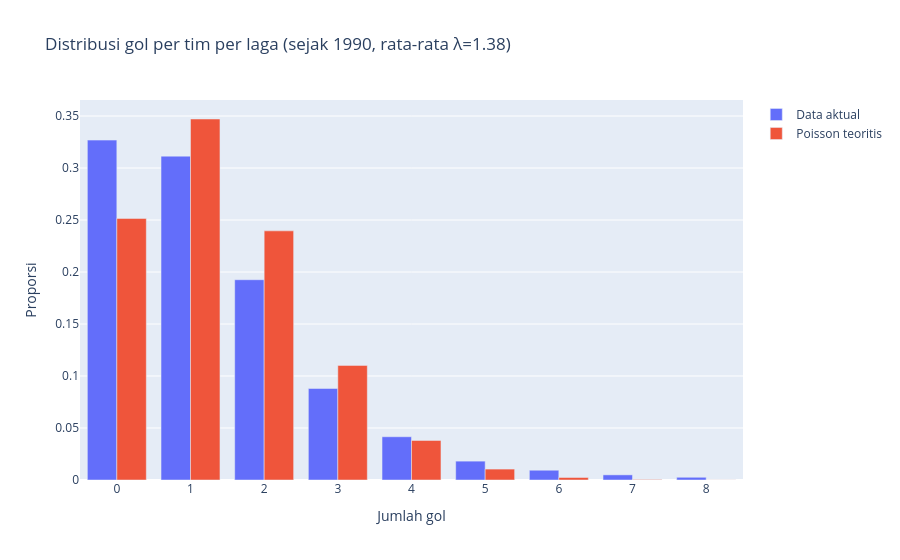

This figure's notebook cell:
### Markdown cell above
## Distribusi gol
Distribusi gol mendekati Poisson — dasar pemilihan objective `count:poisson` untuk model skor.

### Code cell
modern = results[results.date >= '1990-01-01']
goals = pd.concat([modern.home_score, modern.away_score])
dist = goals.value_counts(normalize=True).sort_index().loc[:8]
lam = goals.mean()
from math import exp, factorial
poisson_teo = [exp(-lam) * lam**k / factorial(k) for k in dist.index]
cmp_df = pd.DataFrame({'Data aktual': dist.values, 'Poisson teoritis': poisson_teo}, index=dist.index)
fig = px.bar(cmp_df, barmode='group', title=f'Distribusi gol per tim per laga (sejak 1990, rata-rata λ={lam:.2f})',
             labels={'index': 'Jumlah gol', 'value': 'Proporsi', 'variable': ''})
fig.show()

### Figure 1 — Plotly figure (JSON) as saved in the notebook; plotly's stock layout.template omitted (floating-point values rounded to 4 significant figures)
{"data": [{"alignmentgroup": "True", "hovertemplate": "=Data aktual<br>Jumlah gol=%{x}<br>Proporsi=%{y}<extra></extra>", "legendgroup": "Data aktual", "marker": {"color": "#636efa", "pattern": {"shape": ""}}, "name": "Data aktual", "offsetgroup": "Data aktual", "orientation": "v", "showlegend": true, "textposition": "auto", "type": "bar", "x": [0, 1, 2, 3, 4, 5, 6, 7, 8], "xaxis": "x", "y": [0.3269, 0.3114, 0.1926, 0.08802, 0.0416, 0.01813, 0.0094, 0.00494, 0.002617], "yaxis": "y"}, {"alignmentgroup": "True", "hovertemplate": "=Poisson teoritis<br>Jumlah gol=%{x}<br>Proporsi=%{y}<extra></extra>", "legendgroup": "Poisson teoritis", "marker": {"color": "#EF553B", "pattern": {"shape": ""}}, "name": "Poisson teoritis", "offsetgroup": "Poisson teoritis", "orientation": "v", "showlegend": true, "textposition": "auto", "type": "bar", "x": [0, 1, 2, 3, 4, 5, 6, 7, 8], "xaxis": "x", "y": [0.2515, 0.3472, 0.2396, 0.1102, 0.03803, 0.0105, 0.002415, 0.0004762, 8.217e-05], "yaxis": "y"}], "layout": {"barmode": "group", "legend": {"title": {"text": ""}, "tracegroupgap": 0}, "title": {"text": "Distribusi gol per tim per laga (sejak 1990, rata-rata λ=1.38)"}, "xaxis": {"anchor": "y", "domain": [0, 1], "title": {"text": "Jumlah gol"}}, "yaxis": {"anchor": "x", "domain": [0, 1], "title": {"text": "Proporsi"}}}}
